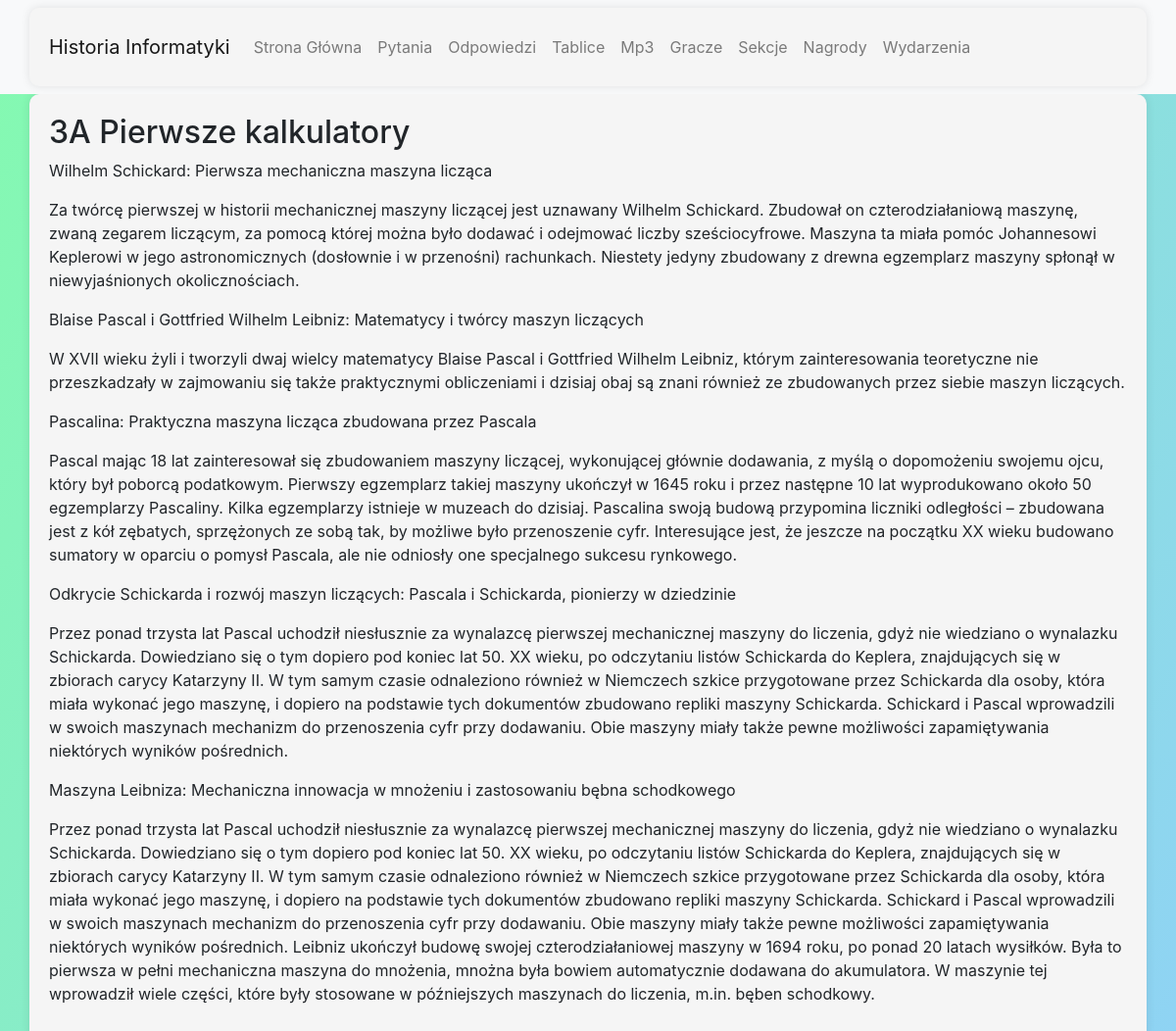
The app's page /board/5/ with its own data.
### database/models.py (models this page shows, shortened)
class Board(models.Model):
    id = models.AutoField(primary_key=True)
    no = models.PositiveIntegerField(default=0)
    page = models.CharField(max_length=1, choices=PAGE_CHOICES)
    title = models.CharField(max_length=100, default="")
    class Meta:
        verbose_name_plural = 'Boards'
        unique_together = ('no', 'page')

class Section(models.Model):
    id = models.AutoField(primary_key=True)
    no = models.PositiveIntegerField(default=0)
    page = models.CharField(max_length=1, choices=PAGE_CHOICES)
    title = title = models.CharField(max_length=100, default="")
    text = models.TextField(max_length=250, unique=True, default="")
    board_id = models.ForeignKey(Board, on_delete=models.CASCADE, related_name='sections')
    class Meta:
        verbose_name_plural = 'Sections'

### database/views.py (the view)
# urls.py: path('board/', views.board_menu, name='board_menu'),
def board(request, pk):
    board = Board.objects.get(pk=pk)
    context = {
        'board': board
    }
    return render(request, 'board/board.html', context)

### database/templates/board/board.html
{% extends "base.html" %}
{% load static %}
{% block page_content %}
<h2>{{ board.no }}{{ board.page }} {{ board.title }}</h2>
<div>
    {% for section in board.sections.all %}
        <div>
            <p>{{ section.title }}</p>
            <p>{{ section.text }}</p>
        </div>
    {% endfor %}
</div>
{% endblock %}

### records on screen
Board: no "3", page "A", title "Pierwsze kalkulatory"
Section: title "Wilhelm Schickard: Pierwsza mechaniczna maszyna licząca", text "Za twórcę pierwszej w historii mechanicznej maszyny liczącej jest uznawany Wilhelm Schickard. Zbudował on czterodziałaniową maszynę, zwaną zegarem liczącym, za pomocą której można było dodawać i odejmować liczby sześciocyfrowe. Maszyna ta miała pomóc Johannesowi Keplerowi w jego astronomicznych (dosłownie i w przenośni) rachunkach. Niestety jedyny zbudowany z drewna egzemplarz maszyny spłonął w niewyjaśnionych okolicznościach."
Section: title "Blaise Pascal i Gottfried Wilhelm Leibniz: Matematycy i twórcy maszyn liczących", text "W XVII wieku żyli i tworzyli dwaj wielcy matematycy Blaise Pascal i Gottfried Wilhelm Leibniz, którym zainteresowania teoretyczne nie przeszkadzały w zajmowaniu się także praktycznymi obliczeniami i dzisiaj obaj są znani również ze zbudowanych przez siebie maszyn liczących."
Section: title "Pascalina: Praktyczna maszyna licząca zbudowana przez Pascala", text "Pascal mając 18 lat zainteresował się zbudowaniem maszyny liczącej, wykonującej głównie dodawania, z myślą o dopomożeniu swojemu ojcu, który był poborcą podatkowym. Pierwszy egzemplarz takiej maszyny ukończył w 1645 roku i przez następne 10 lat wyprodukowano około 50 egzemplarzy Pascaliny. Kilka egzemplarzy istnieje w muzeach do dzisiaj. Pascalina swoją budową przypomina liczniki odległości – zbudowana jest z kół zębatych, sprzężonych ze sobą tak, by możliwe było przenoszenie cyfr. Interesujące jest, że jeszcze na początku XX wieku budowano sumatory w oparciu o pomysł Pascala, ale nie odniosły one specjalnego sukcesu rynkowego."
Section: title "Odkrycie Schickarda i rozwój maszyn liczących: Pascala i Schickarda, pionierzy w dziedzinie", text "Przez ponad trzysta lat Pascal uchodził niesłusznie za wynalazcę pierwszej mechanicznej maszyny do liczenia, gdyż nie wiedziano o wynalazku Schickarda. Dowiedziano się o tym dopiero pod koniec lat 50. XX wieku, po odczytaniu listów Schickarda do Keplera, znajdujących się w zbiorach carycy Katarzyny II. W tym samym czasie odnaleziono również w Niemczech szkice przygotowane przez Schickarda dla osoby, która miała wykonać jego maszynę, i dopiero na podstawie tych dokumentów zbudowano repliki maszyny Schickarda. Schickard i Pascal wprowadzili w swoich maszynach mechanizm do przenoszenia cyfr przy dodawaniu. Obie maszyny miały także pewne możliwości zapamiętywania niektórych wyników pośrednich."
Section: title "Maszyna Leibniza: Mechaniczna innowacja w mnożeniu i zastosowaniu bębna schodkowego", text "Przez ponad trzysta lat Pascal uchodził niesłusznie za wynalazcę pierwszej mechanicznej maszyny do liczenia, gdyż nie wiedziano o wynalazku Schickarda. Dowiedziano się o tym dopiero pod koniec lat 50. XX wieku, po odczytaniu listów Schickarda do Keplera, znajdujących się w zbiorach carycy Katarzyny II. W tym samym czasie odnaleziono również w Niemczech szkice przygotowane przez Schickarda dla osoby, która miała wykonać jego maszynę, i dopiero na podstawie tych dokumentów zbudowano repliki maszyny Schickarda. Schickard i Pascal wprowadzili w swoich maszynach mechanizm do przenoszenia cyfr przy dodawaniu. Obie maszyny miały także pewne możliwości zapamiętywania niektórych wyników pośrednich.…"
